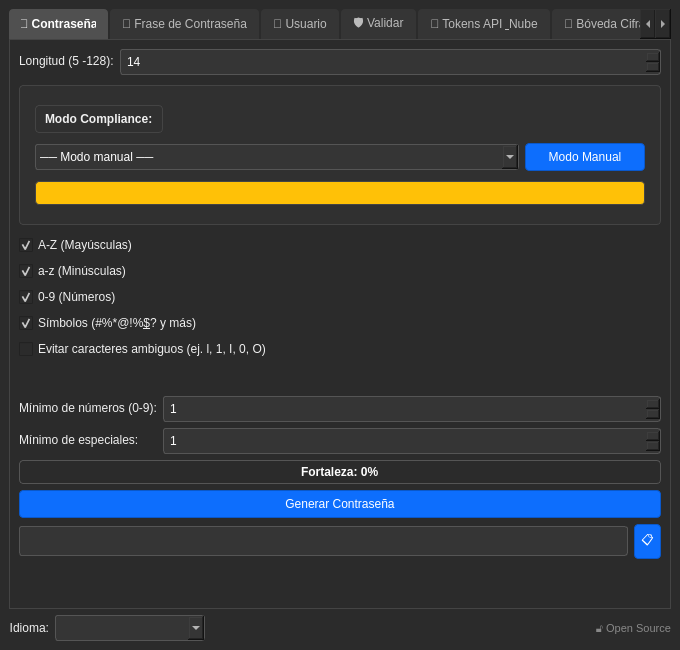
<?xml version="1.0" encoding="UTF-8"?>
<ui version="4.0">
 <class>MainWindow</class>
 <widget class="QMainWindow" name="MainWindow">
  <property name="geometry">
   <rect>
    <x>0</x>
    <y>0</y>
    <width>680</width>
    <height>650</height>
   </rect>
  </property>
  <property name="minimumSize">
   <size>
    <width>650</width>
    <height>650</height>
   </size>
  </property>
  <property name="windowTitle">
   <string>CipherPass</string>
  </property>
  <property name="windowIcon">
   <iconset>
    <normaloff>:/icons/icono_generador_g44.png</normaloff>:/icons/icono_generador_g44.png</iconset>
  </property>
  <property name="styleSheet">
   <string notr="true">
QMainWindow, QWidget { background-color: #2b2b2b; color: #f0f0f0; }
QTabWidget::pane { border: 1px solid #444; }
QLineEdit, QSpinBox, QComboBox { background-color: #353535; border: 1px solid #555; color: #fff; padding: 4px; border-radius: 3px; }
QLineEdit:disabled, QSpinBox:disabled, QComboBox:disabled, QPushButton:disabled { background-color: #2a2a2a; color: #777; border-color: #444; }
QPushButton { background-color: #0d6efd; border: 1px solid #0a58ca; color: #fff; padding: 6px; border-radius: 4px; }
QPushButton:hover { background-color: #0b5ed7; }
QPushButton:pressed { background-color: #0a58ca; }
QTabBar::tab { background: #353535; color: #bbb; padding: 8px 12px; margin-right: 2px; border-top-left-radius: 4px; border-top-right-radius: 4px; }
QTabBar::tab:selected { background: #505050; color: #fff; font-weight: bold; }
QTabBar::tab:disabled { background: #2a2a2a; color: #555; }
QProgressBar { border: 1px solid #555; border-radius: 4px; text-align: center; color: #fff; font-weight: bold; }
QProgressBar::chunk { background-color: #0d6efd; border-radius: 3px; }
</string>
  </property>
  <widget class="QWidget" name="centralwidget">
   <layout class="QVBoxLayout" name="verticalLayout_main">
    <item>
     <widget class="QTabWidget" name="tabWidget">
      <property name="currentIndex">
       <number>0</number>
      </property>
      <widget class="QWidget" name="tab_contrasena">
       <attribute name="title">
        <string>🔑 Contraseña</string>
       </attribute>
       <layout class="QVBoxLayout" name="verticalLayout_contrasena">
        <item>
         <layout class="QFormLayout" name="formLayout_contrasena_config">
          <item row="0" column="0">
           <widget class="QLabel" name="label_longitud">
            <property name="text">
             <string>&lt;html&gt;&lt;head/&gt;&lt;body&gt;&lt;p&gt;Longitud (5 -128):&lt;/p&gt;&lt;/body&gt;&lt;/html&gt;</string>
            </property>
           </widget>
          </item>
          <item row="0" column="1">
           <widget class="QSpinBox" name="spinBox_longitud">
            <property name="minimum">
             <number>5</number>
            </property>
            <property name="maximum">
             <number>128</number>
            </property>
            <property name="value">
             <number>14</number>
            </property>
           </widget>
          </item>
         </layout>
        </item>
        <item>
         <widget class="QFrame" name="frame_compliance">
          <property name="styleSheet">
           <string notr="true">QFrame { background-color: #303030; border: 1px solid #444; border-radius: 4px; padding: 6px; margin-top: 4px; margin-bottom: 4px; }</string>
          </property>
          <property name="frameShape">
           <enum>QFrame::StyledPanel</enum>
          </property>
          <property name="frameShadow">
           <enum>QFrame::Raised</enum>
          </property>
          <layout class="QVBoxLayout" name="verticalLayout_compliance">
           <item>
            <layout class="QHBoxLayout" name="horizontalLayout_compliance_header">
             <item>
              <widget class="QLabel" name="label_compliance">
               <property name="text">
                <string>&lt;b&gt;Modo Compliance:&lt;/b&gt;</string>
               </property>
              </widget>
             </item>
             <item>
              <spacer name="horizontalSpacer_compliance">
               <property name="orientation">
                <enum>Qt::Horizontal</enum>
               </property>
               <property name="sizeHint" stdset="0">
                <size>
                 <width>40</width>
                 <height>20</height>
                </size>
               </property>
              </spacer>
             </item>
            </layout>
           </item>
           <item>
            <layout class="QHBoxLayout" name="horizontalLayout_compliance_controls">
             <item>
              <widget class="QComboBox" name="comboBox_compliance">
               <item>
                <property name="text">
                 <string>── Modo manual ──</string>
                </property>
               </item>
               <item>
                <property name="text">
                 <string>Active Directory</string>
                </property>
               </item>
               <item>
                <property name="text">
                 <string>AWS IAM</string>
                </property>
               </item>
               <item>
                <property name="text">
                 <string>PCI-DSS</string>
                </property>
               </item>
               <item>
                <property name="text">
                 <string>NIST 800-63B</string>
                </property>
               </item>
              </widget>
             </item>
             <item>
              <widget class="QPushButton" name="btn_manual_mode">
               <property name="maximumSize">
                <size>
                 <width>120</width>
                 <height>16777215</height>
                </size>
               </property>
               <property name="text">
                <string>Modo Manual</string>
               </property>
              </widget>
             </item>
            </layout>
           </item>
           <item>
            <widget class="QLabel" name="label_compliance_badge">
             <property name="visible">
              <bool>false</bool>
             </property>
             <property name="styleSheet">
              <string notr="true">background-color: #ffc107; color: #000; padding: 4px 8px; border-radius: 4px; font-weight: bold;</string>
             </property>
             <property name="text">
              <string/>
             </property>
            </widget>
           </item>
          </layout>
         </widget>
        </item>
        <item>
         <widget class="QCheckBox" name="checkBox_mayusculas">
          <property name="text">
           <string>A-Z (Mayúsculas)</string>
          </property>
          <property name="checked">
           <bool>true</bool>
          </property>
         </widget>
        </item>
        <item>
         <widget class="QCheckBox" name="checkBox_minusculas">
          <property name="text">
           <string>a-z (Minúsculas)</string>
          </property>
          <property name="checked">
           <bool>true</bool>
          </property>
         </widget>
        </item>
        <item>
         <widget class="QCheckBox" name="checkBox_numeros">
          <property name="text">
           <string>0-9 (Números)</string>
          </property>
          <property name="checked">
           <bool>true</bool>
          </property>
         </widget>
        </item>
        <item>
         <widget class="QCheckBox" name="checkBox_simbolos">
          <property name="text">
           <string>Símbolos (#%*@!%&amp;$? y más)</string>
          </property>
          <property name="checked">
           <bool>true</bool>
          </property>
         </widget>
        </item>
        <item>
         <widget class="QCheckBox" name="checkBox_evitar_ambiguos">
          <property name="text">
           <string>Evitar caracteres ambiguos (ej. l, 1, I, 0, O)</string>
          </property>
         </widget>
        </item>
        <item>
         <spacer name="spacer_c1">
          <property name="orientation">
           <enum>Qt::Vertical</enum>
          </property>
          <property name="sizeHint" stdset="0">
           <size>
            <width>20</width>
            <height>10</height>
           </size>
          </property>
         </spacer>
        </item>
        <item>
         <layout class="QFormLayout" name="formLayout_contrasena_minimos">
          <item row="0" column="0">
           <widget class="QLabel" name="label_min_numeros">
            <property name="text">
             <string>&lt;html&gt;&lt;head/&gt;&lt;body&gt;&lt;p&gt;Mínimo de números (0-9):&lt;/p&gt;&lt;/body&gt;&lt;/html&gt;</string>
            </property>
           </widget>
          </item>
          <item row="0" column="1">
           <widget class="QSpinBox" name="spinBox_min_numeros">
            <property name="maximum">
             <number>20</number>
            </property>
            <property name="value">
             <number>1</number>
            </property>
           </widget>
          </item>
          <item row="1" column="0">
           <widget class="QLabel" name="label_min_especiales">
            <property name="text">
             <string>&lt;html&gt;&lt;head/&gt;&lt;body&gt;&lt;p&gt;Mínimo de especiales:&lt;/p&gt;&lt;/body&gt;&lt;/html&gt;</string>
            </property>
           </widget>
          </item>
          <item row="1" column="1">
           <widget class="QSpinBox" name="spinBox_min_especiales">
            <property name="maximum">
             <number>20</number>
            </property>
            <property name="value">
             <number>1</number>
            </property>
           </widget>
          </item>
         </layout>
        </item>
        <item>
         <widget class="QProgressBar" name="progressBar_fortaleza">
          <property name="value">
           <number>0</number>
          </property>
          <property name="format">
           <string>Fortaleza: %p%</string>
          </property>
         </widget>
        </item>
        <item>
         <widget class="QPushButton" name="btn_generar_contrasena">
          <property name="cursor">
           <cursorShape>PointingHandCursor</cursorShape>
          </property>
          <property name="text">
           <string>Generar Contraseña</string>
          </property>
         </widget>
        </item>
        <item>
         <layout class="QHBoxLayout" name="horizontalLayout_contrasena_resultado">
          <item>
           <widget class="QLineEdit" name="lineEdit_contrasena">
            <property name="font">
             <font>
              <family>Consolas</family>
              <pointsize>11</pointsize>
             </font>
            </property>
            <property name="readOnly">
             <bool>true</bool>
            </property>
           </widget>
          </item>
          <item>
           <widget class="QPushButton" name="btn_copiar_contrasena">
            <property name="maximumSize">
             <size>
              <width>40</width>
              <height>16777215</height>
             </size>
            </property>
            <property name="toolTip">
             <string>Copiar</string>
            </property>
            <property name="text">
             <string>📋</string>
            </property>
           </widget>
          </item>
         </layout>
        </item>
        <item>
         <spacer name="spacer_c2">
          <property name="orientation">
           <enum>Qt::Vertical</enum>
          </property>
          <property name="sizeHint" stdset="0">
           <size>
            <width>20</width>
            <height>40</height>
           </size>
          </property>
         </spacer>
        </item>
       </layout>
      </widget>
      <widget class="QWidget" name="tab_frase">
       <attribute name="title">
        <string>🔏 Frase de Contraseña</string>
       </attribute>
       <layout class="QVBoxLayout" name="verticalLayout_frase">
        <item>
         <layout class="QFormLayout" name="formLayout_frase_config">
          <item row="0" column="0">
           <widget class="QLabel" name="label_num_palabras">
            <property name="text">
             <string>&lt;html&gt;&lt;head/&gt;&lt;body&gt;&lt;p&gt;Número de palabras (3 - 20):&lt;/p&gt;&lt;/body&gt;&lt;/html&gt;</string>
            </property>
           </widget>
          </item>
          <item row="0" column="1">
           <widget class="QSpinBox" name="spinBox_num_palabras">
            <property name="minimum">
             <number>3</number>
            </property>
            <property name="maximum">
             <number>20</number>
            </property>
            <property name="value">
             <number>6</number>
            </property>
           </widget>
          </item>
          <item row="1" column="0">
           <widget class="QLabel" name="label_separador">
            <property name="text">
             <string>Separador:</string>
            </property>
           </widget>
          </item>
          <item row="1" column="1">
           <widget class="QLineEdit" name="lineEdit_separador">
            <property name="text">
             <string>-</string>
            </property>
            <property name="maxLength">
             <number>5</number>
            </property>
           </widget>
          </item>
         </layout>
        </item>
        <item>
         <widget class="QLabel" name="label_frase_aviso">
          <property name="text">
           <string>El valor debe estar entre 3 y 20. Usa 6 palabras o más para generar una frase de contraseña segura.</string>
          </property>
          <property name="wordWrap">
           <bool>true</bool>
          </property>
         </widget>
        </item>
        <item>
         <widget class="QCheckBox" name="checkBox_capitalizar">
          <property name="text">
           <string>Capitalizar (Cada palabra inicia con mayúscula)</string>
          </property>
         </widget>
        </item>
        <item>
         <widget class="QCheckBox" name="checkBox_incluir_numeros">
          <property name="text">
           <string>Incluir número aleatorio</string>
          </property>
         </widget>
        </item>
        <item>
         <spacer name="spacer_f1">
          <property name="orientation">
           <enum>Qt::Vertical</enum>
          </property>
          <property name="sizeHint" stdset="0">
           <size>
            <width>20</width>
            <height>20</height>
           </size>
          </property>
         </spacer>
        </item>
        <item>
         <widget class="QPushButton" name="btn_generar_frase">
          <property name="cursor">
           <cursorShape>PointingHandCursor</cursorShape>
          </property>
          <property name="text">
           <string>Generar Frase</string>
          </property>
         </widget>
        </item>
        <item>
         <layout class="QHBoxLayout" name="horizontalLayout_frase_resultado">
          <item>
           <widget class="QLineEdit" name="lineEdit_frase">
            <property name="font">
             <font>
              <family>Consolas</family>
              <pointsize>11</pointsize>
             </font>
            </property>
            <property name="readOnly">
             <bool>true</bool>
            </property>
           </widget>
          </item>
          <item>
           <widget class="QPushButton" name="btn_copiar_frase">
            <property name="maximumSize">
             <size>
              <width>40</width>
              <height>16777215</height>
             </size>
            </property>
            <property name="text">
             <string>📋</string>
            </property>
           </widget>
          </item>
         </layout>
        </item>
        <item>
         <spacer name="verticalSpacer_frase">
          <property name="orientation">
           <enum>Qt::Vertical</enum>
          </property>
          <property name="sizeHint" stdset="0">
           <size>
            <width>20</width>
            <height>40</height>
           </size>
          </property>
         </spacer>
        </item>
       </layout>
      </widget>
      <widget class="QWidget" name="tab_usuario">
       <attribute name="title">
        <string>👤 Usuario</string>
       </attribute>
       <layout class="QVBoxLayout" name="verticalLayout_usuario">
        <item>
         <layout class="QFormLayout" name="formLayout_usuario">
          <item row="0" column="0">
           <widget class="QLabel" name="label_tipo_usuario">
            <property name="text">
             <string>Tipo de Usuario:</string>
            </property>
           </widget>
          </item>
          <item row="0" column="1">
           <widget class="QComboBox" name="comboBox_tipo_usuario">
            <item>
             <property name="text">
              <string>Palabra aleatoria</string>
             </property>
            </item>
            <item>
             <property name="text">
              <string>Correo electrónico</string>
             </property>
            </item>
            <item>
             <property name="text">
              <string>Alias</string>
             </property>
            </item>
           </widget>
          </item>
          <item row="1" column="0">
           <widget class="QLabel" name="label_usuario_dominio">
            <property name="text">
             <string>Dominio (Opcional):</string>
            </property>
           </widget>
          </item>
          <item row="1" column="1">
           <widget class="QLineEdit" name="lineEdit_usuario_dominio">
            <property name="placeholderText">
             <string>ej. empresa.com (sin @)</string>
            </property>
           </widget>
          </item>
          <item row="2" column="0">
           <widget class="QLabel" name="label_usuario_tag">
            <property name="text">
             <string>Tag de Servicio:</string>
            </property>
           </widget>
          </item>
          <item row="2" column="1">
           <layout class="QHBoxLayout" name="horizontalLayout_usuario_tag">
            <item>
             <widget class="QCheckBox" name="checkBox_usuario_servicio">
              <property name="text">
               <string>Incluir (+tag)</string>
              </property>
             </widget>
            </item>
            <item>
             <widget class="QLineEdit" name="lineEdit_usuario_servicio">
              <property name="enabled">
               <bool>false</bool>
              </property>
              <property name="placeholderText">
               <string>ej. netflix</string>
              </property>
             </widget>
            </item>
           </layout>
          </item>
         </layout>
        </item>
        <item>
         <spacer name="spacer_u1">
          <property name="orientation">
           <enum>Qt::Vertical</enum>
          </property>
          <property name="sizeHint" stdset="0">
           <size>
            <width>20</width>
            <height>20</height>
           </size>
          </property>
         </spacer>
        </item>
        <item>
         <widget class="QPushButton" name="btn_generar_usuario">
          <property name="cursor">
           <cursorShape>PointingHandCursor</cursorShape>
          </property>
          <property name="text">
           <string>Generar Usuario</string>
          </property>
         </widget>
        </item>
        <item>
         <layout class="QHBoxLayout" name="horizontalLayout_usuario_resultado">
          <item>
           <widget class="QLineEdit" name="lineEdit_usuario">
            <property name="font">
             <font>
              <family>Consolas</family>
              <pointsize>11</pointsize>
             </font>
            </property>
            <property name="readOnly">
             <bool>true</bool>
            </property>
           </widget>
          </item>
          <item>
           <widget class="QPushButton" name="btn_copiar_usuario">
            <property name="maximumSize">
             <size>
              <width>40</width>
              <height>16777215</height>
             </size>
            </property>
            <property name="text">
             <string>📋</string>
            </property>
           </widget>
          </item>
         </layout>
        </item>
        <item>
         <spacer name="verticalSpacer_usuario">
          <property name="orientation">
           <enum>Qt::Vertical</enum>
          </property>
          <property name="sizeHint" stdset="0">
           <size>
            <width>20</width>
            <height>40</height>
           </size>
          </property>
         </spacer>
        </item>
       </layout>
      </widget>
      <widget class="QWidget" name="tab_validar">
       <attribute name="title">
        <string>🛡️ Validar</string>
       </attribute>
       <layout class="QVBoxLayout" name="verticalLayout_validar">
        <item>
         <widget class="QLabel" name="label_validar_info">
          <property name="styleSheet">
           <string notr="true">color: #aaa; font-style: italic; margin-bottom: 10px;</string>
          </property>
          <property name="text">
           <string>Comprueba qué tan rápido un atacante podría descifrar tu contraseña.</string>
          </property>
          <property name="wordWrap">
           <bool>true</bool>
          </property>
         </widget>
        </item>
        <item>
         <layout class="QFormLayout" name="formLayout_validar">
          <item row="0" column="0">
           <widget class="QLabel" name="label_validar_pass">
            <property name="text">
             <string>Contraseña:</string>
            </property>
           </widget>
          </item>
          <item row="0" column="1">
           <layout class="QHBoxLayout" name="horizontalLayout_validar_input">
            <item>
             <widget class="QLineEdit" name="lineEdit_validar_pass">
              <property name="echoMode">
               <enum>QLineEdit::Normal</enum>
              </property>
              <property name="placeholderText">
               <string>Ingresa contraseña...</string>
              </property>
             </widget>
            </item>
            <item>
             <widget class="QPushButton" name="btn_validar_ver">
              <property name="maximumSize">
               <size>
                <width>40</width>
                <height>16777215</height>
               </size>
              </property>
              <property name="text">
               <string>👁️</string>
              </property>
              <property name="checkable">
               <bool>true</bool>
              </property>
             </widget>
            </item>
           </layout>
          </item>
         </layout>
        </item>
        <item>
         <widget class="QFrame" name="frame_hibp">
          <property name="styleSheet">
           <string notr="true">QFrame { background-color: #303030; border: 1px solid #444; border-radius: 4px; padding: 8px; margin-top: 4px; margin-bottom: 4px; }</string>
          </property>
          <property name="frameShape">
           <enum>QFrame::StyledPanel</enum>
          </property>
          <property name="frameShadow">
           <enum>QFrame::Raised</enum>
          </property>
          <layout class="QVBoxLayout" name="verticalLayout_hibp">
           <item>
            <layout class="QHBoxLayout" name="horizontalLayout_hibp_header">
             <item>
              <widget class="QCheckBox" name="checkBox_hibp">
               <property name="text">
                <string>🔒 Verificar en Have I Been Pwned</string>
               </property>
              </widget>
             </item>
             <item>
              <spacer name="horizontalSpacer_hibp">
               <property name="orientation">
                <enum>Qt::Horizontal</enum>
               </property>
               <property name="sizeHint" stdset="0">
                <size>
                 <width>40</width>
                 <height>20</height>
                </size>
               </property>
              </spacer>
             </item>
            </layout>
           </item>
           <item>
            <layout class="QHBoxLayout" name="horizontalLayout_hibp_controls">
             <item>
              <widget class="QPushButton" name="btn_hibp_check">
               <property name="cursor">
                <cursorShape>PointingHandCursor</cursorShape>
               </property>
               <property name="text">
                <string>🔍 Verificar ahora</string>
               </property>
              </widget>
             </item>
             <item>
              <widget class="QProgressBar" name="progressBar_hibp">
               <property name="visible">
                <bool>false</bool>
               </property>
               <property name="maximum">
                <number>0</number>
               </property>
               <property name="value">
                <number>0</number>
               </property>
               <property name="textVisible">
                <bool>false</bool>
               </property>
              </widget>
             </item>
            </layout>
           </item>
           <item>
            <widget class="QLabel" name="label_hibp_resultado">
             <property name="visible">
              <bool>false</bool>
             </property>
             <property name="styleSheet">
              <string notr="true">font-weight: bold; padding: 8px; background-color: #2b2b2b; border-radius: 4px;</string>
             </property>
             <property name="text">
              <string/>
             </property>
             <property name="wordWrap">
              <bool>true</bool>
             </property>
            </widget>
           </item>
          </layout>
         </widget>
        </item>
        <item>
         <widget class="QLabel" name="label_validar_entropia">
          <property name="styleSheet">
           <string notr="true">font-size: 14px;</string>
          </property>
          <property name="text">
           <string/>
          </property>
         </widget>
        </item>
        <item>
         <widget class="QLabel" name="label_validar_tiempo">
          <property name="styleSheet">
           <string notr="true">font-size: 14px; font-weight: bold; margin-bottom: 5px;</string>
          </property>
          <property name="text">
           <string>Tiempo estimado: -</string>
          </property>
         </widget>
        </item>
        <item>
         <widget class="QProgressBar" name="progressBar_validar">
          <property name="value">
           <number>0</number>
          </property>
          <property name="textVisible">
           <bool>true</bool>
          </property>
         </widget>
        </item>
        <item>
         <widget class="QLabel" name="label_validar_mensaje">
          <property name="styleSheet">
           <string notr="true">margin-top: 10px; font-weight: bold;</string>
          </property>
          <property name="text">
           <string/>
          </property>
          <property name="wordWrap">
           <bool>true</bool>
          </property>
         </widget>
        </item>
        <item>
         <spacer name="verticalSpacer_validar">
          <property name="orientation">
           <enum>Qt::Vertical</enum>
          </property>
          <property name="sizeHint" stdset="0">
           <size>
            <width>20</width>
            <height>40</height>
           </size>
          </property>
         </spacer>
        </item>
       </layout>
       <zorder>frame_hibp</zorder>
       <zorder>label_validar_entropia</zorder>
       <zorder>label_validar_info</zorder>
       <zorder>label_validar_tiempo</zorder>
       <zorder>progressBar_validar</zorder>
       <zorder>label_validar_mensaje</zorder>
      </widget>
      <widget class="QWidget" name="tab_tokens">
       <attribute name="title">
        <string>🔐 Tokens API &amp; Nube</string>
       </attribute>
       <layout class="QVBoxLayout" name="verticalLayout_tokens">
        <item>
         <widget class="QLabel" name="label_tokens_info">
          <property name="text">
           <string>Genera tokens seguros para APIs, servicios cloud y UUIDs únicos.</string>
          </property>
          <property name="wordWrap">
           <bool>true</bool>
          </property>
         </widget>
        </item>
        <item>
         <layout class="QFormLayout" name="formLayout_token_tipo">
          <item row="0" column="0">
           <widget class="QLabel" name="label_token_tipo">
            <property name="text">
             <string>Tipo de Token:</string>
            </property>
           </widget>
          </item>
          <item row="0" column="1">
           <widget class="QComboBox" name="comboBox_token_tipo">
            <item>
             <property name="text">
              <string>URL-safe Token (secrets.token_urlsafe)</string>
             </property>
            </item>
            <item>
             <property name="text">
              <string>Hexadecimal Token (secrets.token_hex)</string>
             </property>
            </item>
            <item>
             <property name="text">
              <string>UUID v4 (uuid.uuid4)</string>
             </property>
            </item>
            <item>
             <property name="text">
              <string>Bearer Token (prefijo + token_urlsafe)</string>
             </property>
            </item>
           </widget>
          </item>
         </layout>
        </item>
        <item>
         <layout class="QFormLayout" name="formLayout_token_length">
          <item row="0" column="0">
           <widget class="QLabel" name="label_token_length">
            <property name="text">
             <string>Longitud (bytes):</string>
            </property>
           </widget>
          </item>
          <item row="0" column="1">
           <widget class="QSpinBox" name="spinBox_token_length">
            <property name="minimum">
             <number>16</number>
            </property>
            <property name="maximum">
             <number>128</number>
            </property>
            <property name="value">
             <number>32</number>
            </property>
           </widget>
          </item>
         </layout>
        </item>
        <item>
         <widget class="QPushButton" name="btn_generar_token">
          <property name="cursor">
           <cursorShape>PointingHandCursor</cursorShape>
          </property>
          <property name="text">
           <string>Generar Token</string>
          </property>
         </widget>
        </item>
        <item>
         <layout class="QHBoxLayout" name="horizontalLayout_token_result">
          <item>
           <widget class="QLineEdit" name="lineEdit_token_resultado">
            <property name="font">
             <font>
              <family>Consolas</family>
              <pointsize>11</pointsize>
             </font>
            </property>
            <property name="readOnly">
             <bool>true</bool>
            </property>
           </widget>
          </item>
          <item>
           <widget class="QPushButton" name="btn_copiar_token">
            <property name="maximumSize">
             <size>
              <width>40</width>
              <height>16777215</height>
             </size>
            </property>
            <property name="text">
             <string>📋</string>
            </property>
           </widget>
          </item>
         </layout>
        </item>
        <item>
         <spacer name="spacer_t1">
          <property name="orientation">
           <enum>Qt::Vertical</enum>
          </property>
          <property name="sizeHint" stdset="0">
           <size>
            <width>20</width>
            <height>40</height>
           </size>
          </property>
         </spacer>
        </item>
       </layout>
      </widget>
      <widget class="QWidget" name="tab_vault">
       <attribute name="title">
        <string>🔐 Bóveda Cifrada</string>
       </attribute>
       <layout class="QVBoxLayout" name="verticalLayout_vault">
        <item>
         <widget class="QLabel" name="label_vault_info">
          <property name="text">
           <string>Exporta e importa datos cifrados con Argon2id y AES-256. Requiere contraseña maestra.</string>
          </property>
          <property name="wordWrap">
           <bool>true</bool>
          </property>
         </widget>
        </item>
        <item>
         <widget class="QLabel" name="label_export">
          <property name="text">
           <string>&lt;b&gt;Exportar Bóveda&lt;/b&gt;</string>
          </property>
         </widget>
        </item>
        <item>
         <layout class="QFormLayout" name="formLayout_vault_kdf">
          <item row="0" column="0">
           <widget class="QLabel" name="label_vault_kdf">
            <property name="toolTip">
             <string>Función de derivación de clave. Argon2id es más resistente a ataques GPU y de fuerza bruta.</string>
            </property>
            <property name="text">
             <string>Algoritmo KDF:</string>
            </property>
           </widget>
          </item>
          <item row="0" column="1">
           <widget class="QComboBox" name="comboBox_vault_kdf">
            <item>
             <property name="text">
              <string>Argon2id (recomendado)</string>
             </property>
            </item>
            <item>
             <property name="text">
              <string>PBKDF2-SHA256 (fallback stdlib)</string>
             </property>
            </item>
           </widget>
          </item>
         </layout>
        </item>
        <item>
         <widget class="QTextEdit" name="textEdit_export_data">
          <property name="maximumSize">
           <size>
            <width>16777215</width>
            <height>120</height>
           </size>
          </property>
          <property name="placeholderText">
           <string>Ingresa los datos a cifrar (JSON, texto, etc.)...</string>
          </property>
         </widget>
        </item>
        <item>
         <widget class="QPushButton" name="btn_export_vault">
          <property name="cursor">
           <cursorShape>PointingHandCursor</cursorShape>
          </property>
          <property name="text">
           <string>🔒 Exportar y Cifrar</string>
          </property>
         </widget>
        </item>
        <item>
         <spacer name="spacer_v1">
          <property name="orientation">
           <enum>Qt::Vertical</enum>
          </property>
          <property name="sizeHint" stdset="0">
           <size>
            <width>20</width>
            <height>20</height>
           </size>
          </property>
         </spacer>
        </item>
        <item>
         <widget class="QLabel" name="label_import">
          <property name="text">
           <string>&lt;b&gt;Importar Bóveda&lt;/b&gt;</string>
          </property>
         </widget>
        </item>
        <item>
         <layout class="QHBoxLayout" name="horizontalLayout_import_file">
          <item>
           <widget class="QLineEdit" name="lineEdit_import_path">
            <property name="readOnly">
             <bool>true</bool>
            </property>
            <property name="placeholderText">
             <string>Selecciona archivo de bóveda...</string>
            </property>
           </widget>
          </item>
          <item>
           <widget class="QPushButton" name="btn_browse_vault">
            <property name="maximumSize">
             <size>
              <width>40</width>
              <height>16777215</height>
             </size>
            </property>
            <property name="text">
             <string>📁</string>
            </property>
           </widget>
          </item>
         </layout>
        </item>
        <item>
         <widget class="QPushButton" name="btn_import_vault">
          <property name="cursor">
           <cursorShape>PointingHandCursor</cursorShape>
          </property>
          <property name="text">
           <string>🔓 Importar y Descifrar</string>
          </property>
         </widget>
        </item>
        <item>
         <widget class="QLabel" name="label_imported_data">
          <property name="text">
           <string/>
          </property>
         </widget>
        </item>
        <item>
         <widget class="QTextEdit" name="textEdit_import_data">
          <property name="maximumSize">
           <size>
            <width>16777215</width>
            <height>120</height>
           </size>
          </property>
          <property name="readOnly">
           <bool>true</bool>
          </property>
         </widget>
        </item>
        <item>
         <widget class="QLabel" name="label_vault_estado">
          <property name="styleSheet">
           <string notr="true">font-size: 13px; padding: 4px; border-radius: 3px;</string>
          </property>
          <property name="text">
           <string/>
          </property>
          <property name="wordWrap">
           <bool>true</bool>
          </property>
         </widget>
        </item>
        <item>
         <spacer name="spacer_v2">
          <property name="orientation">
           <enum>Qt::Vertical</enum>
          </property>
          <property name="sizeHint" stdset="0">
           <size>
            <width>20</width>
            <height>40</height>
           </size>
          </property>
         </spacer>
        </item>
       </layout>
      </widget>
      <widget class="QWidget" name="tab_totp">
       <attribute name="title">
        <string>📱 Generador TOTP</string>
       </attribute>
       <layout class="QVBoxLayout" name="verticalLayout_totp">
        <item>
         <widget class="QLabel" name="label_totp_info">
          <property name="text">
           <string>Genera secretos TOTP para autenticación de dos factores (2FA/MFA).</string>
          </property>
          <property name="wordWrap">
           <bool>true</bool>
          </property>
         </widget>
        </item>
        <item>
         <widget class="QLabel" name="label_totp_name">
          <property name="text">
           <string>&lt;b&gt;Emisor y Cuenta&lt;/b&gt;</string>
          </property>
         </widget>
        </item>
        <item>
         <layout class="QFormLayout" name="formLayout_totp">
          <item row="0" column="0">
           <widget class="QLabel" name="label_service_name">
            <property name="text">
             <string>Emisor:</string>
            </property>
           </widget>
          </item>
          <item row="0" column="1">
           <widget class="QLineEdit" name="lineEdit_service_name">
            <property name="placeholderText">
             <string>ej. Google, GitHub, etc.</string>
            </property>
           </widget>
          </item>
          <item row="1" column="0">
           <widget class="QLabel" name="label_account_name">
            <property name="text">
             <string>Cuenta:</string>
            </property>
           </widget>
          </item>
          <item row="1" column="1">
           <widget class="QLineEdit" name="lineEdit_account_name">
            <property name="placeholderText">
             <string>ej. usuario@gmail.com</string>
            </property>
           </widget>
          </item>

         </layout>
        </item>
        <item>
         <widget class="QPushButton" name="btn_generar_totp">
          <property name="cursor">
           <cursorShape>PointingHandCursor</cursorShape>
          </property>
          <property name="text">
           <string>🔑 Generar Secreto TOTP</string>
          </property>
         </widget>
        </item>
        <item>
         <widget class="QLabel" name="label_totp_secret">
          <property name="text">
           <string>&lt;b&gt;Secreto Base32&lt;/b&gt;</string>
          </property>
         </widget>
        </item>
        <item>
         <layout class="QHBoxLayout" name="horizontalLayout_totp_secret">
          <item>
           <widget class="QLineEdit" name="lineEdit_totp_secret">
            <property name="font">
             <font>
              <family>Consolas</family>
              <pointsize>11</pointsize>
             </font>
            </property>
            <property name="readOnly">
             <bool>true</bool>
            </property>
           </widget>
          </item>
          <item>
           <widget class="QPushButton" name="btn_copiar_totp">
            <property name="maximumSize">
             <size>
              <width>40</width>
              <height>16777215</height>
             </size>
            </property>
            <property name="text">
             <string>📋</string>
            </property>
           </widget>
          </item>
         </layout>
        </item>
        <item>
         <widget class="QLabel" name="label_totp_uri">
          <property name="text">
           <string>&lt;b&gt;URI otpauth://&lt;/b&gt;</string>
          </property>
         </widget>
        </item>
        <item>
         <layout class="QHBoxLayout" name="horizontalLayout_totp_uri">
          <item>
           <widget class="QLineEdit" name="lineEdit_totp_uri">
            <property name="font">
             <font>
              <family>Consolas</family>
              <pointsize>10</pointsize>
             </font>
            </property>
            <property name="readOnly">
             <bool>true</bool>
            </property>
           </widget>
          </item>
          <item>
           <widget class="QPushButton" name="btn_copiar_uri">
            <property name="maximumSize">
             <size>
              <width>40</width>
              <height>16777215</height>
             </size>
            </property>
            <property name="text">
             <string>📋</string>
            </property>
           </widget>
          </item>
         </layout>
        </item>
        <item>
         <widget class="QLabel" name="label_totp_qr">
          <property name="text">
           <string>&lt;b&gt;Código QR&lt;/b&gt;</string>
          </property>
         </widget>
        </item>
        <item>
         <widget class="QLabel" name="label_qr_image">
          <property name="minimumSize">
           <size>
            <width>200</width>
            <height>200</height>
           </size>
          </property>
          <property name="text">
           <string>El código QR aparecerá aquí</string>
          </property>
          <property name="alignment">
           <set>Qt::AlignCenter</set>
          </property>
         </widget>
        </item>
        <item>
         <widget class="QPushButton" name="btn_save_qr">
          <property name="enabled">
           <bool>false</bool>
          </property>
          <property name="cursor">
           <cursorShape>PointingHandCursor</cursorShape>
          </property>
          <property name="text">
           <string>💾 Guardar QR como PNG</string>
          </property>
         </widget>
        </item>
        <item>
         <spacer name="spacer_t3">
          <property name="orientation">
           <enum>Qt::Vertical</enum>
          </property>
          <property name="sizeHint" stdset="0">
           <size>
            <width>20</width>
            <height>40</height>
           </size>
          </property>
         </spacer>
        </item>
       </layout>
      </widget>
     </widget>
    </item>
    <item>
     <layout class="QHBoxLayout" name="horizontalLayout_footer">
      <item>
       <widget class="QLabel" name="label_idioma">
        <property name="layoutDirection">
         <enum>Qt::LeftToRight</enum>
        </property>
        <property name="text">
         <string>Idioma:</string>
        </property>
        <property name="alignment">
         <set>Qt::AlignRight|Qt::AlignTrailing|Qt::AlignVCenter</set>
        </property>
       </widget>
      </item>
      <item>
       <widget class="QComboBox" name="comboBox_idioma">
        <property name="minimumSize">
         <size>
          <width>150</width>
          <height>0</height>
         </size>
        </property>
       </widget>
      </item>
      <item>
       <spacer name="horizontalSpacer_footer">
        <property name="orientation">
         <enum>Qt::Horizontal</enum>
        </property>
        <property name="sizeHint" stdset="0">
         <size>
          <width>40</width>
          <height>20</height>
         </size>
        </property>
       </spacer>
      </item>
      <item>
       <widget class="QLabel" name="label_licencia">
        <property name="styleSheet">
         <string notr="true">color: #888; font-size: 11px;</string>
        </property>
        <property name="text">
         <string>🔓 Open Source</string>
        </property>
       </widget>
      </item>
     </layout>
    </item>
   </layout>
  </widget>
 </widget>
 <resources>
  <include location="g19.qrc"/>
 </resources>
 <connections/>
</ui>
